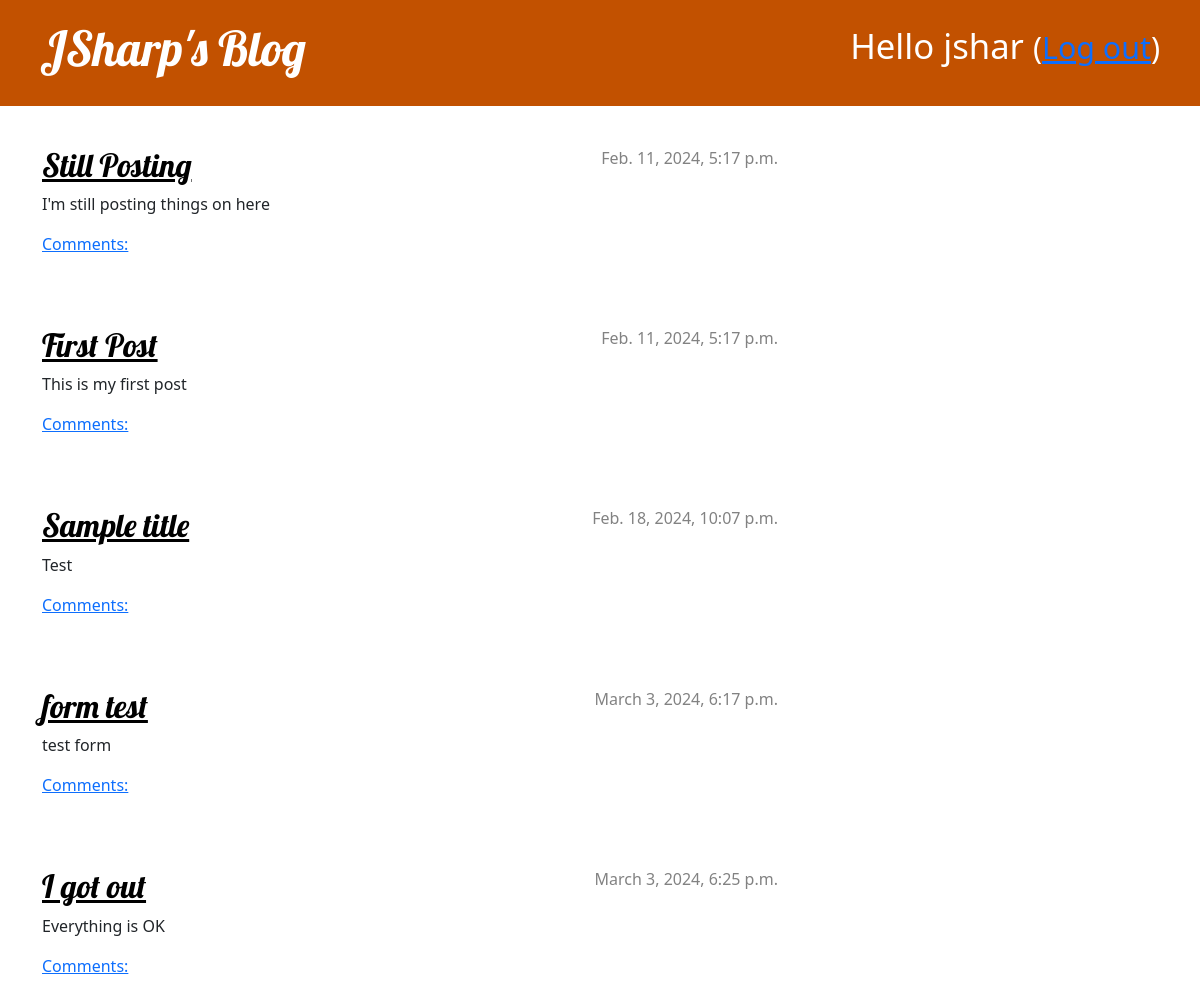
Page / (signed in) on the earlier database version.
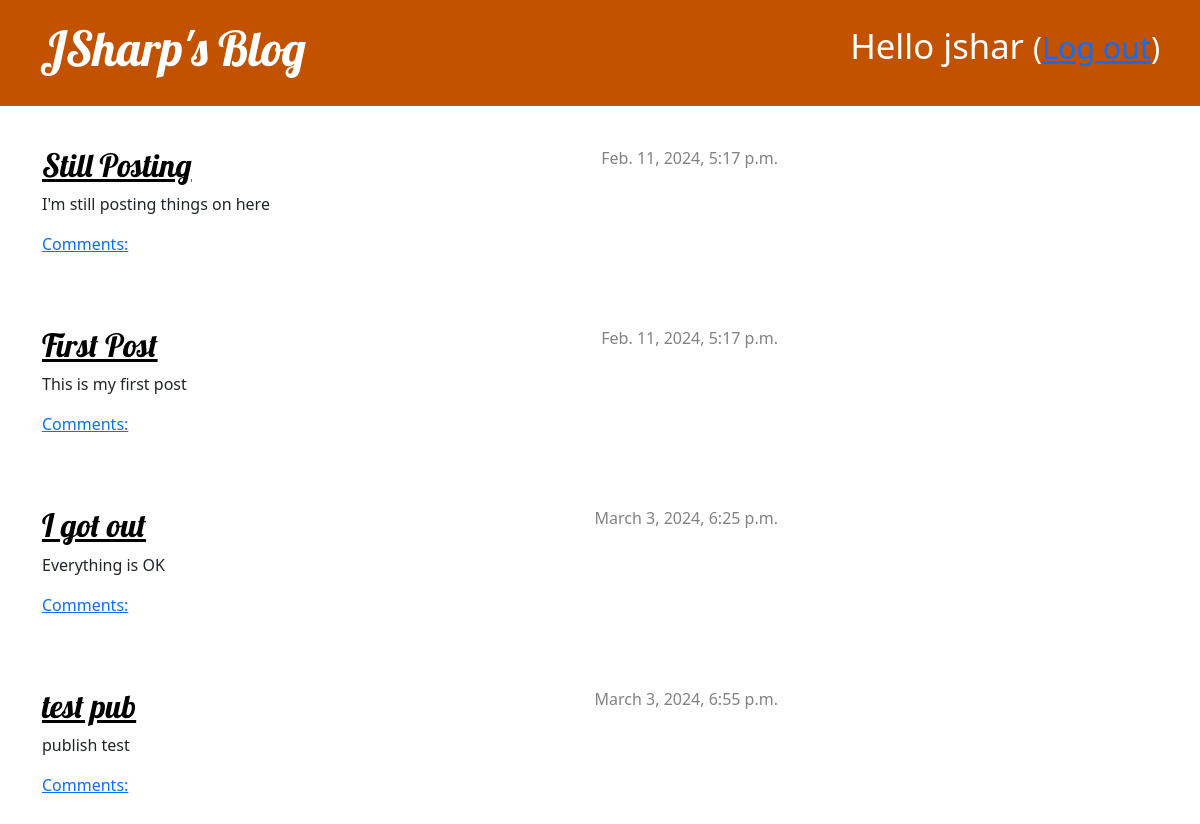
Same page on the later database version.
### blog/models.py (models this page shows, shortened)
class Post(models.Model):
    author = models.ForeignKey(settings.AUTH_USER_MODEL, on_delete=models.CASCADE)
    title = models.CharField(max_length=200)
    text = models.TextField()
    created_date = models.DateTimeField(default=timezone.now)
    published_date = models.DateTimeField(blank=True, null=True)

### blog/views.py (the view)
# urls.py: path('', views.post_list, name='post_list'),
def post_list(request):
    posts = Post.objects.filter(published_date__lte=timezone.now()).order_by('published_date')
    return render(request, 'blog/post_list.html', {'posts': posts})

### blog/templates/blog/post_list.html
{% extends 'blog/base.html' %}
{% block content %}
    {% for post in posts %}
        <article class="post">
            <time class="date">
                {{ post.published_date }}
            </time>
            <h2><a href="{% url 'post_detail' pk=post.pk %}">{{ post.title }}</a></h2>
            <p>{{ post.text|linebreaksbr }}</p>
            <a href="{% url 'post_detail' pk=post.pk %}">Comments: {{ post.approved_comments.count }}</a>
        </article>
    {% endfor %}
{% endblock %}

Differences in the rows shown:
removed Post: published_date "Feb. 18, 2024, 10:07 p.m.", title "Sample title", text "Test"
removed Post: published_date "March 3, 2024, 6:17 p.m.", title "form test", text "test form"
added Post: published_date "March 3, 2024, 6:55 p.m.", title "test pub", text "publish test"
